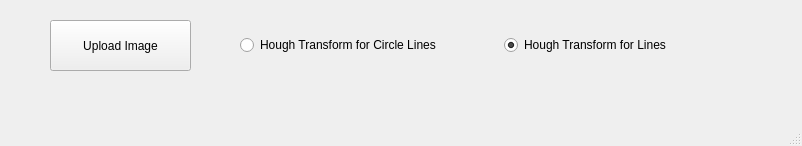
<?xml version="1.0" encoding="UTF-8"?>
<ui version="4.0">
 <class>MainWindow</class>
 <widget class="QMainWindow" name="MainWindow">
  <property name="geometry">
   <rect>
    <x>0</x>
    <y>0</y>
    <width>802</width>
    <height>146</height>
   </rect>
  </property>
  <property name="windowTitle">
   <string>MainWindow</string>
  </property>
  <widget class="QWidget" name="centralwidget">
   <widget class="QPushButton" name="pushButton">
    <property name="geometry">
     <rect>
      <x>50</x>
      <y>20</y>
      <width>141</width>
      <height>51</height>
     </rect>
    </property>
    <property name="text">
     <string>Upload Image</string>
    </property>
   </widget>
   <widget class="QWidget" name="horizontalLayoutWidget">
    <property name="geometry">
     <rect>
      <x>240</x>
      <y>20</y>
      <width>521</width>
      <height>51</height>
     </rect>
    </property>
    <layout class="QHBoxLayout" name="horizontalLayout">
     <item>
      <widget class="QRadioButton" name="circle">
       <property name="text">
        <string>Hough Transform for Circle Lines</string>
       </property>
       <property name="checked">
        <bool>false</bool>
       </property>
      </widget>
     </item>
     <item>
      <widget class="QRadioButton" name="line">
       <property name="text">
        <string>Hough Transform for Lines</string>
       </property>
       <property name="checked">
        <bool>true</bool>
       </property>
      </widget>
     </item>
    </layout>
   </widget>
   <widget class="QLabel" name="label">
    <property name="geometry">
     <rect>
      <x>100</x>
      <y>340</y>
      <width>151</width>
      <height>21</height>
     </rect>
    </property>
    <property name="text">
     <string/>
    </property>
   </widget>
  </widget>
  <widget class="QMenuBar" name="menubar">
   <property name="geometry">
    <rect>
     <x>0</x>
     <y>0</y>
     <width>802</width>
     <height>24</height>
    </rect>
   </property>
  </widget>
  <widget class="QStatusBar" name="statusbar"/>
 </widget>
 <resources/>
 <connections/>
</ui>
